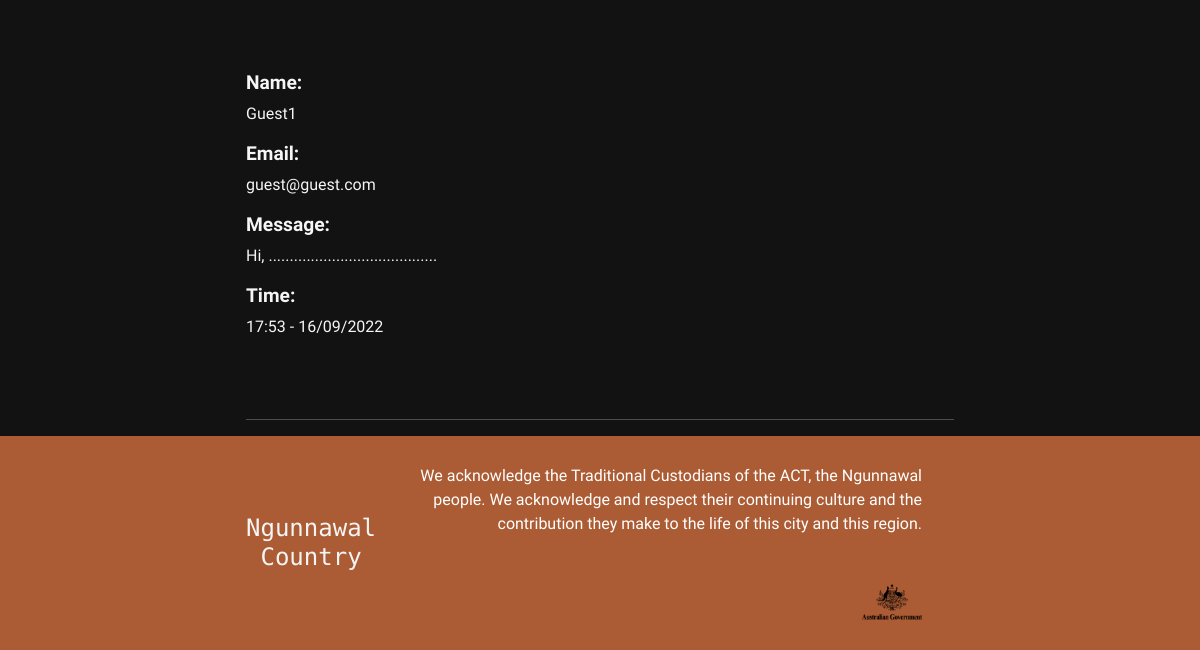
The app's page /contactmessages (signed in, lower part), older data.
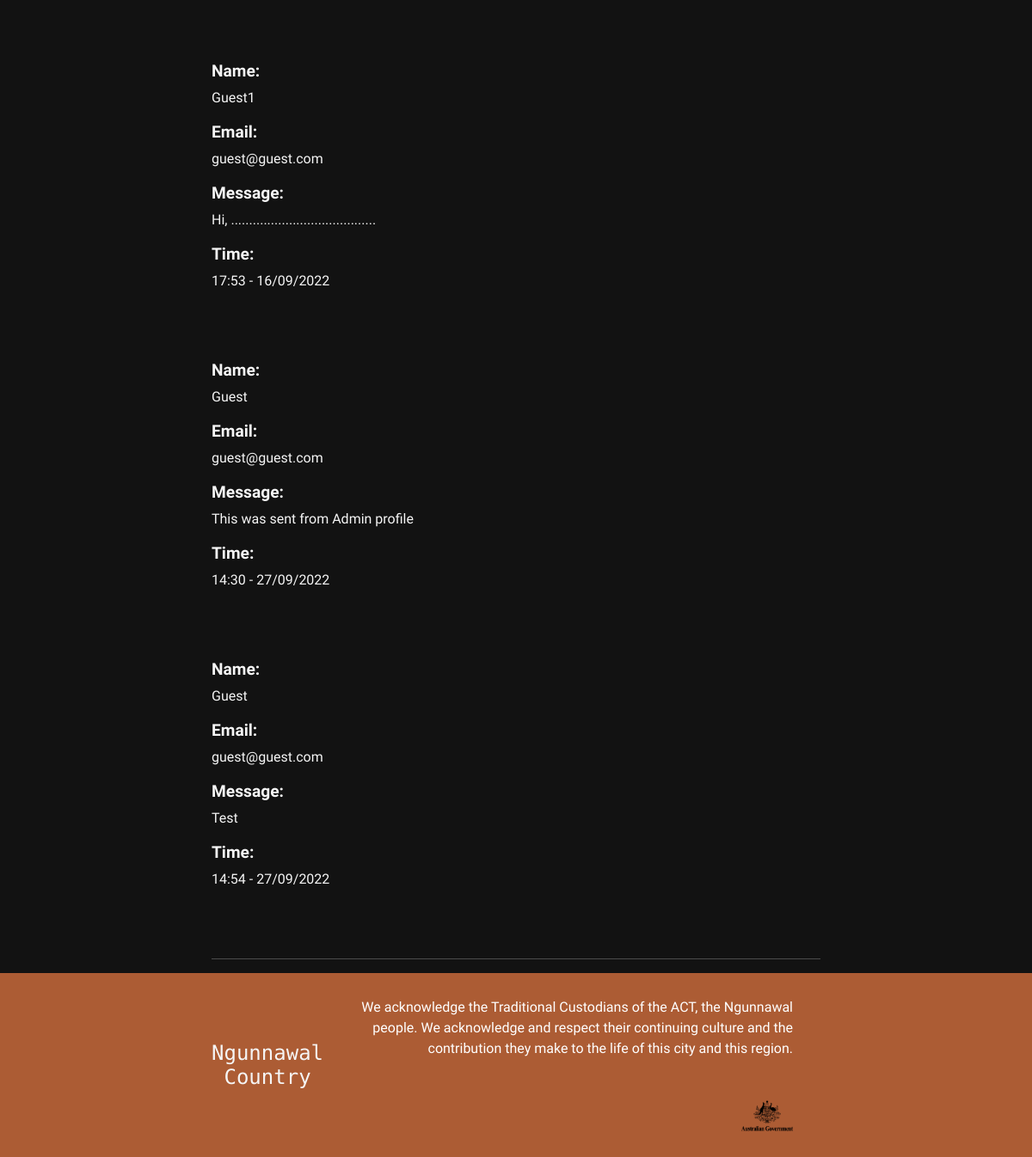
The same page, newer data.
### models.py (models this page shows, shortened)
class Contact(db.Model):    # class is to store db in memory
    id = db.Column(db.Integer, primary_key=True, autoincrement=True)    # equates the database values to simple variables
    name = db.Column(db.Text)   # these variables are stored under the contact class
    email = db.Column(db.Text)  #
    message = db.Column(db.Text)    #
    dateSubmitted = db.Column(db.DateTime)

### app.py (the view)
@app.route('/contactmessages', methods=['GET'])
@login_required
def view_contact_messages():
    if current_user.is_admin():
        contact_messages = Contact.query.all()
        return render_template("contactmessages.html", title="Ngunnawal Country | Contact Messages",
                               user=current_user, messages=contact_messages)
    else:
        flash("You are not allowed to access this page")
        return redirect(url_for("homepage"))

### app.py (called while the page is built)
@login_manager.user_loader
def load_user(user_id):
    return User.query.filter_by(id=user_id).first()

### models.py (called while the page is built)
    def is_admin(self):
        if self.user_level == 2:
            return True
        else:
            return False

### templates/contactmessages.html (shortened to what this page needs)
{% extends 'template.html' %}
{% block cellContent2 %}
    {% for message in messages %}
        <p> <h3 style="font-size: 1.2rem; font-weight: bold">Name:</h3> {{ message.name }} </p>
        <p> <h3 style="font-size: 1.2rem; font-weight: bold">Email:</h3> {{ message.email }} </p>
        <p> <h3 style="font-size: 1.2rem; font-weight: bold">Message:</h3> {{ message.message }} </p>
        <p> <h3 style="font-size: 1.2rem; font-weight: bold">Time:</h3> {{ message.dateSubmitted.strftime('%H:%M - %d/%m/%Y') }} </p>
        <br>
        <br>
    {% endfor %}
{% endblock %}

### templates/template.html (shortened to what this page needs)
<!DOCTYPE html>
<head>
    <link rel="stylesheet" href="https://cdn.jsdelivr.net/npm/bootstrap@4.0.0/dist/css/bootstrap.min.css"
/>
    <link rel="stylesheet" href="/static/css/bootstrap.css"
/>
    <link rel="stylesheet" href="/static/styles.css"/>
</head>
<body>
<section class="content-section container">
    <p>
        {% block cellContent2 %} {% endblock %}
    </p>
    <hr/>
</section>
<footer class="main-footer">
    <div class="container main-footer-container">
        <h3 style="font-size: 1.5em;" class="company-name">Ngunnawal Country</h3>
        <ul class="nav footer-nav">
            <li>
                <a>
                    We acknowledge the Traditional Custodians of the ACT, the Ngunnawal
                    people. We acknowledge and respect their continuing culture and the
                    contribution they make to the life of this city and this region.
                </a>
            </li>
            <li style="width: 100%;">
                <a href="https://www.act.gov.au/ngunnawal-country"
                   style="background-size:contain">
                    <img src="/static/Images/Footer/government-icon.png"/>
                </a>
            </li>
        </ul>
    </div>
</footer>
</body>
</html>

### static/styles.css (style rules this page uses)
* { box sizing: border-box; font-family: 'Urbanist', sans-serif; }
html, body { margin: 0; padding: 0; }
.nav li { display: inline; }
.nav a { display: inline-block; padding: 1.5em; color: white; text-decoration: none; }
.company-name { text-align: center; color: whitesmoke; font-family: 'Azeret Mono', monospace; margin: 0; font-size: 3em; }
.content-section { margin: 1em; }
.container { max-width: 900px; margin: 0 auto; padding: 0 6em; }
.main-footer { background-color: #ac5c34; color: White; padding: .25em 0; }
.main-footer-container { display: flex; align-items: center; }
.main-footer-container ul { flex-grow: 1; text-align: right; }
.footer-nav li { padding: 0 .5em; }
.footer-nav img { width: 60px; height: 38px; }
body { background-color: #121212; color: whitesmoke; }

Row changes from the older to the newer data that the page shows:
added Contact: name "Guest", email "guest@guest.com", message "This was sent from Admin profile", dateSubmitted "14:30 - 27/09/2022"
added Contact: name "Guest", email "guest@guest.com", message "Test", dateSubmitted "14:54 - 27/09/2022"
